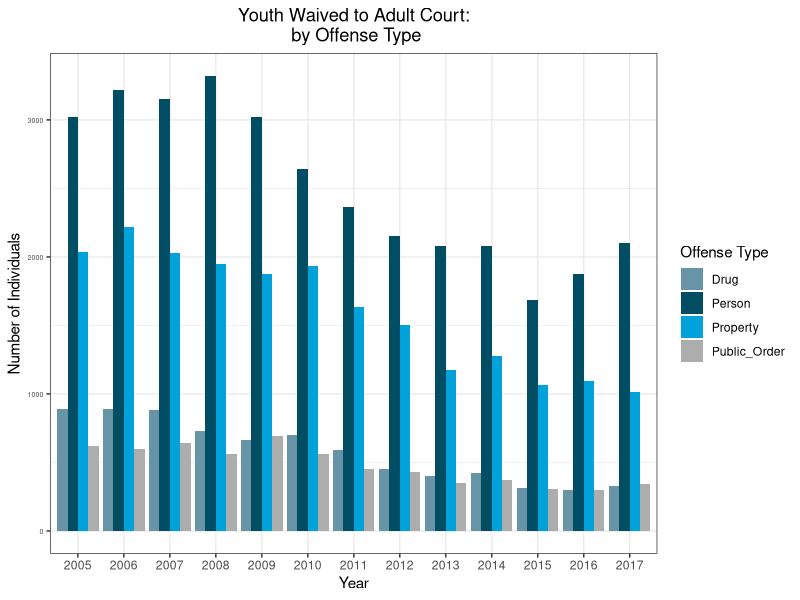
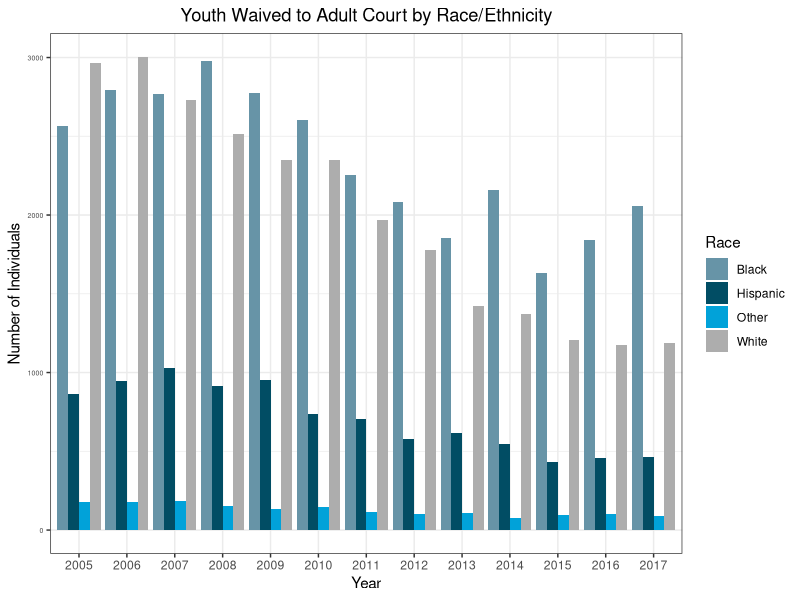

Source code (R) for these figures, in order:
## ---- chunk 1
knitr::opts_chunk$set(echo = TRUE, 
                      message = FALSE,
                      warning = FALSE)
## ---- chunk 2
library(ggplot2)
library(ggthemes)
library(tidyr)

off_df <- data.frame(Year=c("2005","2006","2007","2008","2009",
                             "2010","2011","2012","2013","2014",
                             "2015","2016", "2017"),
                     Person=c(3023, 3217, 3156, 3322, 3018,
                              2642, 2362, 2154, 2078, 2082,
                              1685, 1873, 2103),
                     Property=c(2039, 2218, 2029, 1949, 1877,
                                1934, 1634, 1506, 1172, 1280,
                                1062, 1097, 1015),
                     Drug=c(892, 891, 885, 731, 665,
                            703, 594, 453, 399, 423,
                            316, 302, 331),
                     Public_Order=c(619, 596, 642, 565, 693,
                                    562, 451, 427, 350, 370,
                                    303, 302,343))

myreshaped_off_df<-gather(off_df,
                           key,
                           value,
                           2:5) 
ggplot(myreshaped_off_df,
       aes(x=Year,
           y=value,
           fill=key,value)) + 
  geom_bar(stat = "identity",
           position = position_dodge())+ 
  theme_bw()+
  theme(plot.title = element_text(hjust=0.5),
        axis.text.y = element_text(size = 5))+
  labs(title="Youth Waived to Adult Court:\n by Offense Type",
       x="Year",
       y="Number of Individuals")+
  scale_fill_economist(name=("Offense Type"))
## ---- chunk 3

race_df <- data.frame(Year=c("2005","2006","2007","2008","2009",
                             "2010","2011","2012","2013","2014",
                             "2015","2016", "2017"),
                      White=c(2965,3004,2728,2515,2350,
                              2350,1968,1780,1421,1369,
                              1207,1175,1186),
                      Black=c(2566,2794,2771,2981,2776,
                              2605,2254,2080,1852,2160,
                              1631,1841,2056),
                      Hispanic=c(863,946,1027,917,952,
                                 735,706,578,619,548,
                                 435,459,463),
                      Other=c(179,179,187,155,133,
                                149,113,101,107,78,
                                94,100,87))
myreshaped_race_df<-gather(race_df,
                     key,
                     value,
                     2:5) 
ggplot(myreshaped_race_df,
       aes(x=Year,
           y=value,
           fill=key,value)) + 
  geom_bar(stat = "identity",
           position = position_dodge())+ 
  theme_bw()+
  theme(plot.title = element_text(hjust=0.5),
        axis.text.y = element_text(size = 5))+
  labs(title="Youth Waived to Adult Court by Race/Ethnicity",
       x="Year",
       y="Number of Individuals")+
  scale_fill_economist((name=c("Race")))
